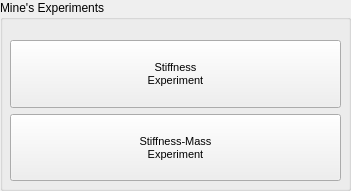
   <widget class="QGroupBox" name="groupBox_6">
    <property name="geometry">
     <rect>
      <x>2160</x>
      <y>740</y>
      <width>351</width>
      <height>191</height>
     </rect>
    </property>
    <property name="title">
     <string>Mine's Experiments</string>
    </property>
    <widget class="QWidget" name="layoutWidget">
     <property name="geometry">
      <rect>
       <x>10</x>
       <y>40</y>
       <width>331</width>
       <height>141</height>
      </rect>
     </property>
     <layout class="QGridLayout" name="gridLayout">
      <property name="horizontalSpacing">
       <number>20</number>
      </property>
      <item row="0" column="0">
       <widget class="QPushButton" name="StiffnessExp">
        <property name="sizePolicy">
         <sizepolicy hsizetype="Expanding" vsizetype="Expanding">
          <horstretch>0</horstretch>
          <verstretch>0</verstretch>
         </sizepolicy>
        </property>
        <property name="font">
         <font>
          <pointsize>8</pointsize>
         </font>
        </property>
        <property name="text">
         <string>Stiffness
Experiment</string>
        </property>
       </widget>
      </item>
      <item row="1" column="0">
       <widget class="QPushButton" name="StiffnMassCombined">
        <property name="sizePolicy">
         <sizepolicy hsizetype="Expanding" vsizetype="Expanding">
          <horstretch>0</horstretch>
          <verstretch>0</verstretch>
         </sizepolicy>
        </property>
        <property name="font">
         <font>
          <pointsize>8</pointsize>
         </font>
        </property>
        <property name="text">
         <string>Stiffness-Mass
Experiment</string>
        </property>
       </widget>
      </item>
     </layout>
    </widget>
   </widget>
